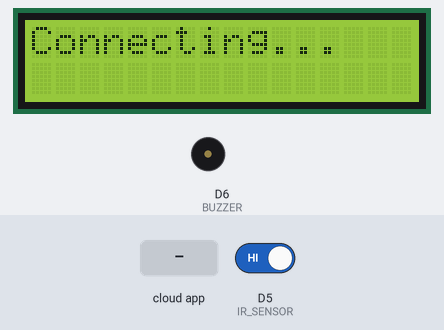
Bench run of a sketch on a simulated ESP8266 (NodeMCU). Shown: 16×2 character LCD, buzzer (waves = sounding, pin HIGH). The test bench sets the inputs (shaded band); at power-on: D5 (IR_SENSOR) HIGH. WiFi joins after 1.5 s; servers stay silent unless stated; what the sketch prints to the serial monitor is not drawn.

Above: at 2.9 s.
3.0 s: the phone or cloud app sets safe to 0
At 4.2 s:
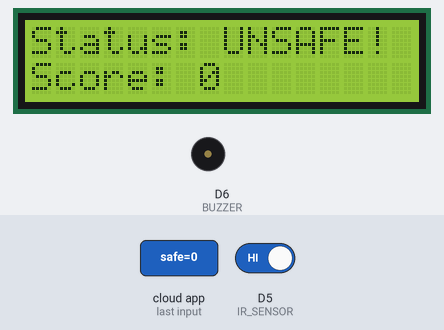
4.5 s: the phone or cloud app sets safe to 1
At 5.7 s:
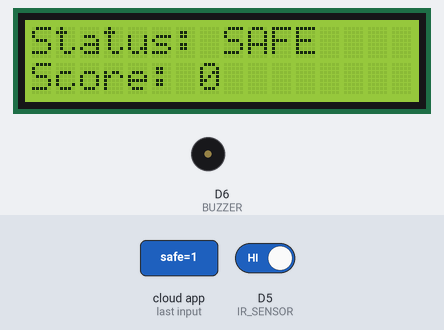
6.0 s: the phone or cloud app sets qualityScore to 1
At 6.9 s:
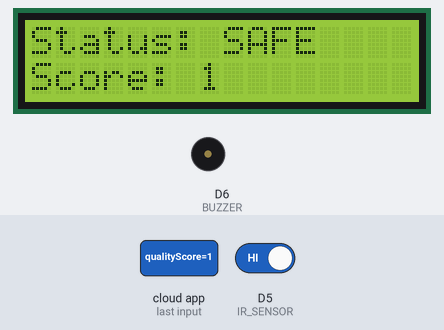
Timing chart, 0 to 9.0 s (numbered marks = the images above; inputs shaded):
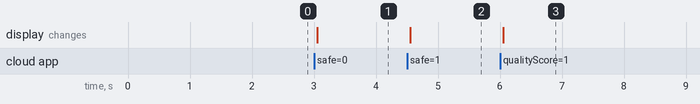

Measured:
- after the input at 3.0 s, the display: changes after 0.05 s (image 1)
- after the input at 4.5 s, the display: changes after 0.06 s (image 2)
- after the input at 6.0 s, the display: changes after 0.06 s (image 3)

The sketch:

display.ino.ino
```cpp
#include <ESP8266WiFi.h>
#include <Firebase_ESP_Client.h>
#include <LiquidCrystal_I2C.h>
#include <Wire.h>

// Credentials
#define WIFI_SSID "A13Pro"
#define WIFI_PASSWORD "poorna4449"
#define DATABASE_SECRET "NWqZpURlREf7Ygz209zowfj8g8QBVC7bLNa0CcIV"
#define DATABASE_URL "iot-water-quality-73b9e-default-rtdb.asia-southeast1.firebasedatabase.app"

// Pins
#define IR_SENSOR D5
#define BUZZER D6

FirebaseData fbdo;
FirebaseAuth auth;
FirebaseConfig config;
LiquidCrystal_I2C lcd(0x27, 16, 2);

bool safeStatus = true;
int qualityScore = 0;

void streamCallBack(FirebaseStream data);
void streamTimeoutCallback(bool timeout);

void setup() {
  Serial.begin(9600);

  pinMode(IR_SENSOR, INPUT);
  pinMode(BUZZER, OUTPUT);

  lcd.init();
  lcd.backlight();
  lcd.print("Connecting...");

  WiFi.begin(WIFI_SSID, WIFI_PASSWORD);
  while (WiFi.status() != WL_CONNECTED) {
    delay(500);
    Serial.print(".");
  }

  Serial.println("\nWiFi Connected!");

  config.database_url = DATABASE_URL;
  config.signer.tokens.legacy_token = DATABASE_SECRET;

  Firebase.begin(&config, &auth);
  Firebase.reconnectWiFi(true);

  // Start streaming specific folder
  if (Firebase.RTDB.beginStream(&fbdo, "/current-status")) {
    Serial.println("Stream Started!");
  }

  Firebase.RTDB.setStreamCallback(&fbdo, streamCallBack, streamTimeoutCallback);
}

void loop() {
  if (Firebase.ready()) {
    int irValue = digitalRead(IR_SENSOR);

    // Logic: Buzzer ON only if Water is NOT safe AND IR detects glass
    if (safeStatus == false && irValue == LOW) {
      digitalWrite(BUZZER, HIGH);
    } else {
      digitalWrite(BUZZER, LOW);
    }
  }
  delay(100);
}

void streamCallBack(FirebaseStream data) {
  if (data.dataType() == "json") {
    FirebaseJson *json = data.to<FirebaseJson *>();
    FirebaseJsonData result;
    if (json->get(result, "safe")) safeStatus = result.boolValue;
    if (json->get(result, "qualityScore")) qualityScore = result.intValue;
  } else {
    String path = data.dataPath();
    if (path == "/safe") safeStatus = data.boolData();
    if (path == "/qualityScore") qualityScore = data.intData();
  }

  // Refresh Screen
  lcd.clear();
  lcd.setCursor(0, 0);
  lcd.print(safeStatus ? "Status: SAFE" : "Status: UNSAFE!");
  lcd.setCursor(0, 1);
  lcd.print("Score: " + String(qualityScore));

  Serial.printf("Update: Safe=%s, Score=%d\n", safeStatus ? "Yes" : "No", qualityScore);
}

void streamTimeoutCallback(bool timeout) {
  if (timeout) Serial.println("Stream timeout, retrying...");
}
```
